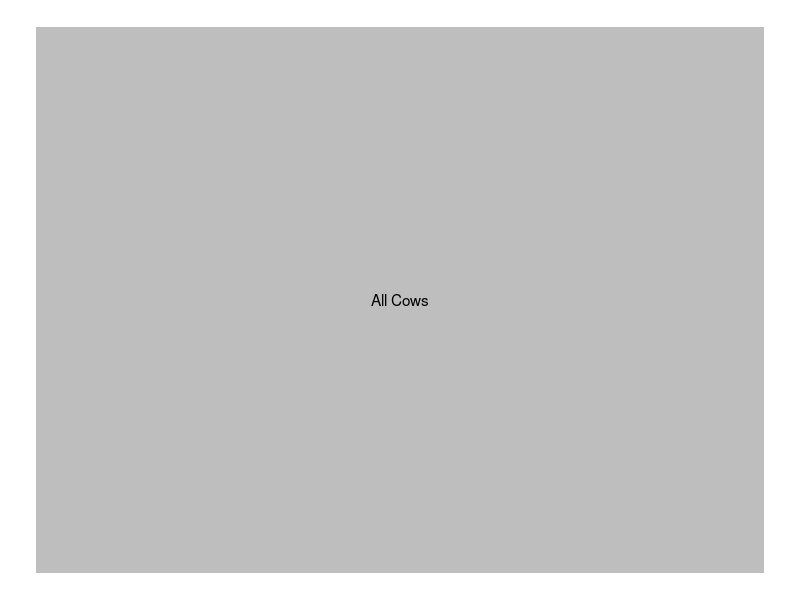
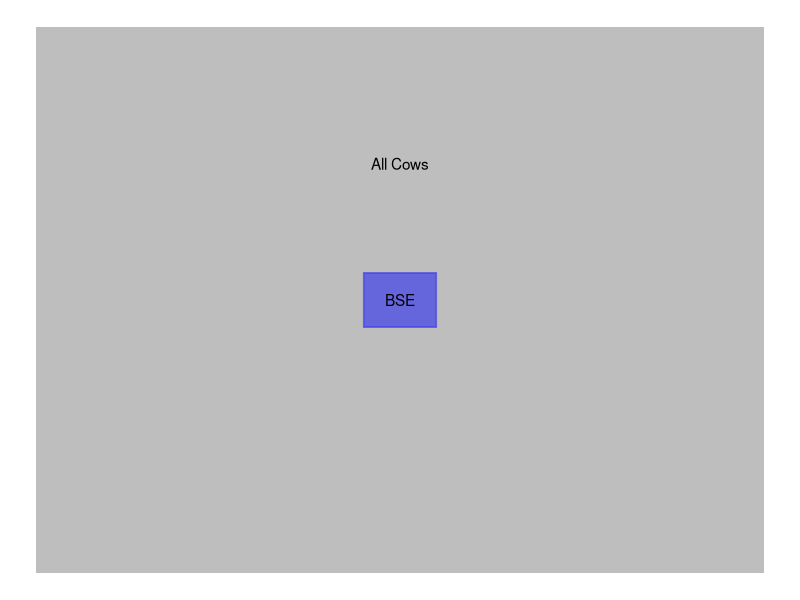
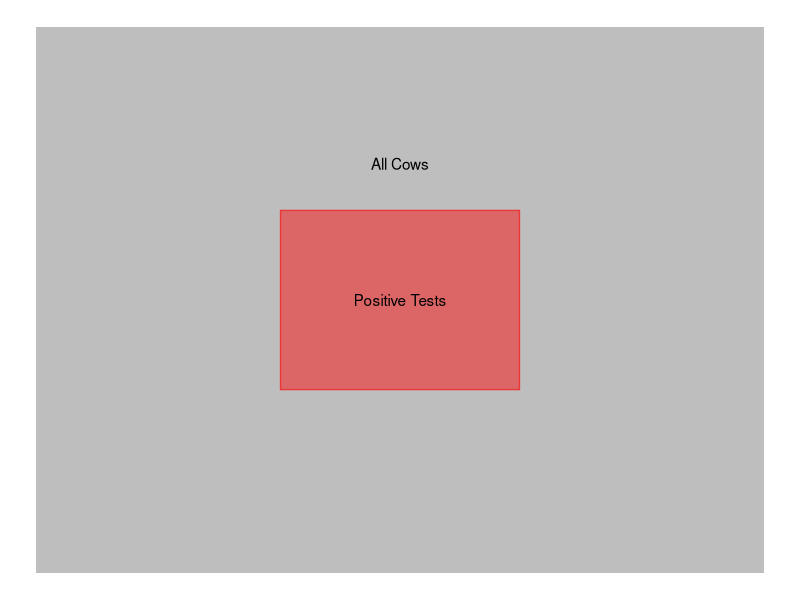
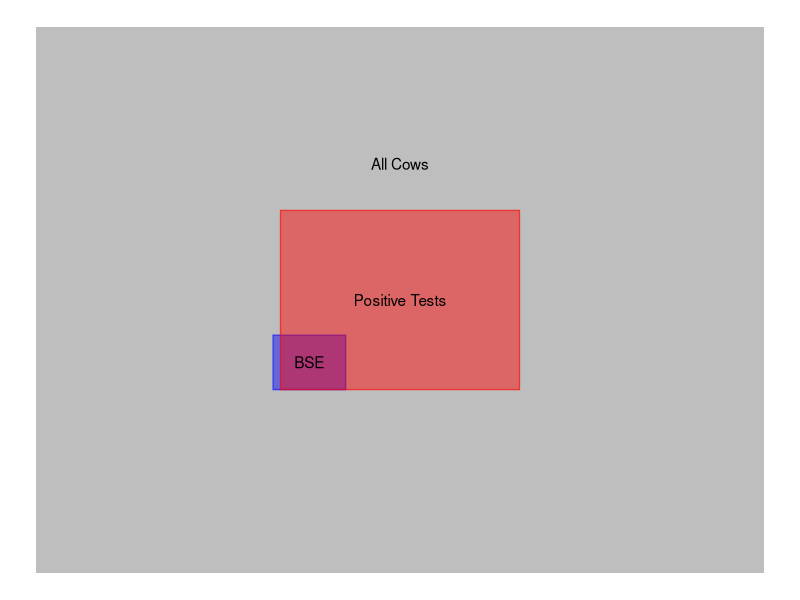
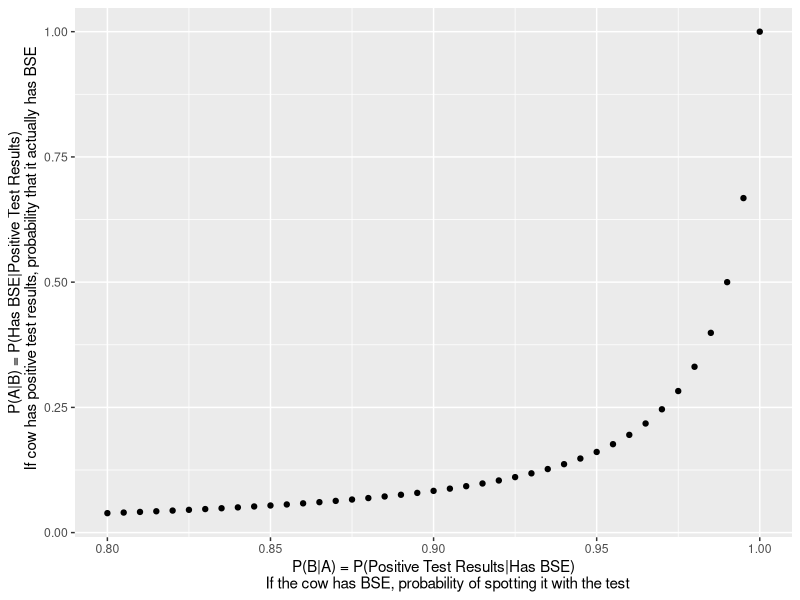
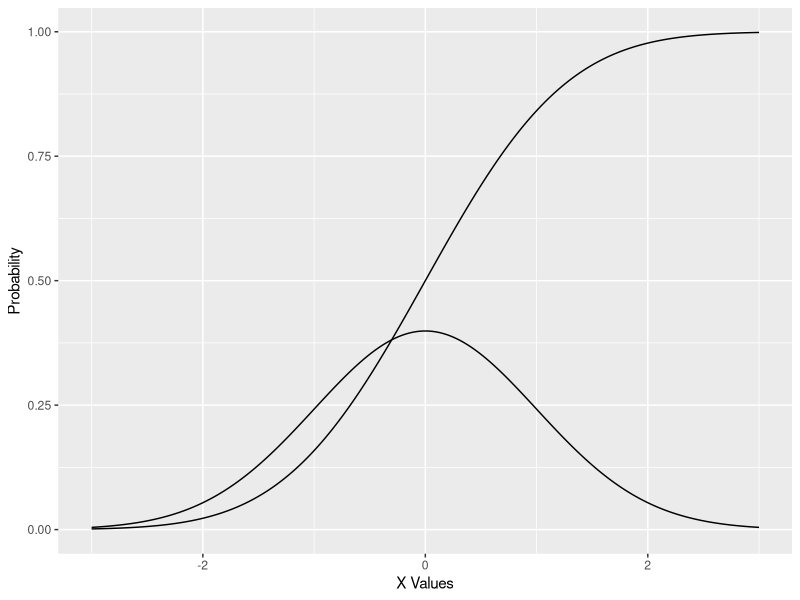
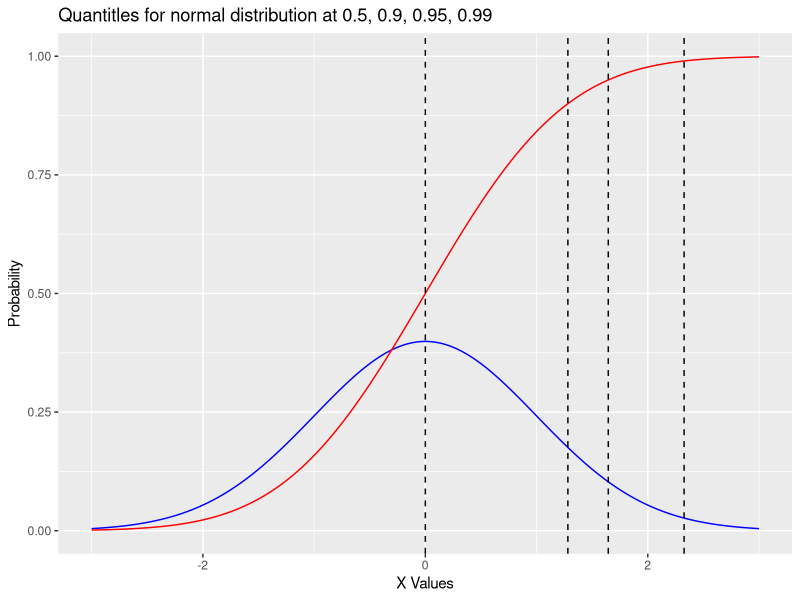
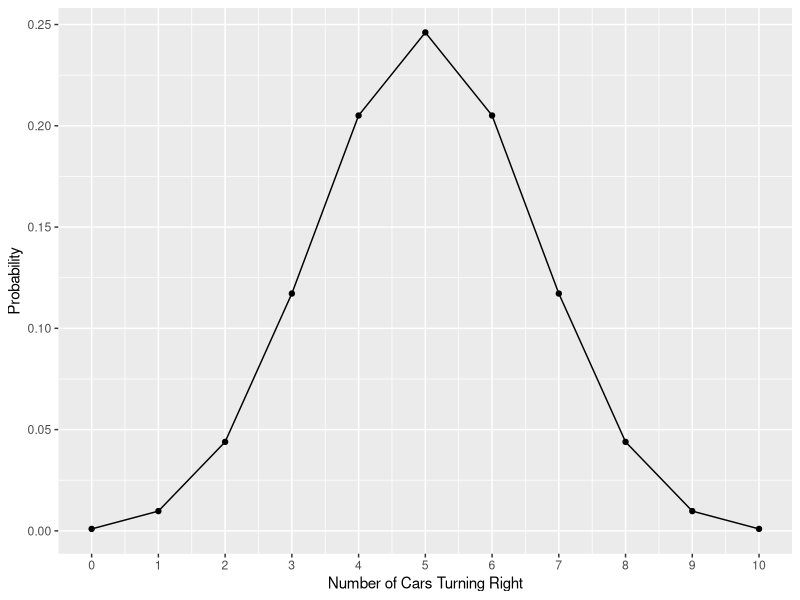

These charts were generated, in order, by the following R code:
## ---- chunk 1
knitr::opts_chunk$set(echo = TRUE)
## ---- chunk 2
library(tidyverse)
## ---- chunk 3
ggplot() + 
  geom_rect(data=data.frame(xmin=0, ymin=0, xmax=1, ymax=1), 
            aes(xmin=xmin, xmax=xmax, ymin=ymin, ymax=ymax), fill="gray") + 
  theme_void() + 
  geom_text(aes(x = 0.5, y = 0.5, label = "All Cows"))
## ---- chunk 4
offset_BSE = sqrt(0.01)

xmin_BSE = 0.5 - offset_BSE/2
ymin_BSE = 0.5 - offset_BSE/2
# cover up 0.08964

ggplot() + 
  geom_rect(data=data.frame(xmin=0, ymin=0, xmax=1, ymax=1), 
            aes(xmin=xmin, xmax=xmax, ymin=ymin, ymax=ymax), fill="gray") + 
  geom_rect(data=data.frame(xmin=xmin_BSE, ymin=ymin_BSE, 
                            xmax=xmin_BSE + offset_BSE, 
                            ymax=ymin_BSE + offset_BSE), 
            aes(xmin=xmin, xmax=xmax, ymin=ymin, ymax=ymax), color="#0000FF77", fill="#0000FF77") + 
  theme_void() + 
  geom_text(aes(x = 0.5, y = 0.75, label = "All Cows")) +
  geom_text(aes(x = xmin_BSE + offset_BSE/2, y = ymin_BSE + offset_BSE/2, label = "BSE"))
## ---- chunk 5
offset_Positive = sqrt(0.108)

xmin_Positive = 0.5 - offset_Positive/2
ymin_Positive = 0.5 - offset_Positive/2

ggplot() + 
  geom_rect(data=data.frame(xmin=0, ymin=0, xmax=1, ymax=1), 
            aes(xmin=xmin, xmax=xmax, ymin=ymin, ymax=ymax), fill="gray") + 
  geom_rect(data=data.frame(xmin=xmin_Positive, ymin=ymin_Positive, 
                            xmax=xmin_Positive + offset_Positive, 
                            ymax=ymin_Positive + offset_Positive), 
            aes(xmin=xmin, xmax=xmax, ymin=ymin, ymax=ymax), color="#FF000077", fill="#FF000077") + theme_void() + 
  geom_text(aes(x = 0.5, y = 0.75, label = "All Cows")) +
  geom_text(aes(x = 0.5, y = 0.5, label = "Positive Tests"))
## ---- chunk 6
offset_BSE = sqrt(0.01)
offset_Positive = sqrt(0.108)

xmin_Positive = 0.5 - offset_Positive/2
ymin_Positive = 0.5 - offset_Positive/2

xmin_BSE = xmin_Positive - (0.1-0.08964)
#ymin_BSE = 0.5 - offset_BSE/2
ymin_BSE = ymin_Positive
# cover up 0.08964

ggplot() + 
  geom_rect(data=data.frame(xmin=0, ymin=0, xmax=1, ymax=1), 
            aes(xmin=xmin, xmax=xmax, ymin=ymin, ymax=ymax), fill="gray") + 
  geom_rect(data=data.frame(xmin=xmin_BSE, ymin=ymin_BSE, 
                            xmax=xmin_BSE + offset_BSE, 
                            ymax=ymin_BSE + offset_BSE), 
            aes(xmin=xmin, xmax=xmax, ymin=ymin, ymax=ymax), color="#0000FF77", fill="#0000FF77") + 
  geom_rect(data=data.frame(xmin=xmin_Positive, ymin=ymin_Positive, 
                            xmax=xmin_Positive + offset_Positive, 
                            ymax=ymin_Positive + offset_Positive), 
            aes(xmin=xmin, xmax=xmax, ymin=ymin, ymax=ymax), color="#FF000077", fill="#FF000077") + theme_void() + 
  geom_text(aes(x = 0.5, y = 0.75, label = "All Cows")) +
  geom_text(aes(x = 0.5, y = 0.5, label = "Positive Tests")) + 
  geom_text(aes(x = xmin_BSE + offset_BSE/2, y = ymin_BSE + offset_BSE/2, label = "BSE"))
## ---- chunk 7
# probability has BSE
p_A = 0.01

# probability tests positive given has BSE (i.e. how accurate the test is if you have BSE)
p_B_given_A = seq(0.8,1,0.005)

# probability that the test is positive (independent of if you have BSE or not)
p_B = (p_A * p_B_given_A) +  # probability that the test is positive if you have BSE
  ((1-p_A) * (1-p_B_given_A))  # probability that the test is positive if you don't have BSE

df = data.frame(p_A = p_A,
                p_B_given_A = p_B_given_A,
                p_B = p_B)

df$p_A_given_B = (df$p_B_given_A * df$p_A) / df$p_B
## ---- chunk 8
head(df)
## ---- chunk 9
ggplot(df, aes(x=p_B_given_A, y=p_A_given_B)) + 
  geom_point() + 
  xlab("P(B|A) = P(Positive Test Results|Has BSE)
       If the cow has BSE, probability of spotting it with the test") + 
  ylab("P(A|B) = P(Has BSE|Positive Test Results)
       If cow has positive test results, probability that it actually has BSE")

## ---- chunk 10
# create a series of x values
xvals = seq(-3, 3, 0.01)

# create a data frame containing values for the density function (sampled at
# each value of xvals) and the cumulative distribution sampled at the same values

dist_data = data.frame(x=xvals, 
                       dist = dnorm(xvals),
                       cumulative_dist = pnorm(xvals))

# take a look at the data frame
head(dist_data)

# plot probability vs. cumulative probability
ggplot() + 
  geom_line(data=dist_data, aes(x=x, y=dist)) + 
  geom_line(data=dist_data, aes(x=x, y=cumulative_dist)) + 
  ylab("Probability") + 
  xlab("X Values")
## ---- chunk 11
x0 = 1

# P(x > x0)
pnorm(x0, lower.tail=FALSE)
1 - pnorm(x0, lower.tail=TRUE)

# P(x < x0)
pnorm(x0, lower.tail=TRUE)
1 - pnorm(x0, lower.tail=FALSE)
## ---- chunk 12
qnorm(p=0.8)
qunif(p=0.8, min=-1, max=1)
qbinom(p=0.8, size=10, prob=0.5) # 10 trials, 50% probability of "success" per trial
## ---- chunk 13
ggplot() + 
  geom_line(data=dist_data, aes(x=x, y=dist), colour="blue") + 
  geom_line(data=dist_data, aes(x=x, y=cumulative_dist), color="red") + 
  ylab("Probability") + 
  xlab("X Values") + 
  geom_vline(xintercept = qnorm(0.5), linetype="dashed") + 
  geom_vline(xintercept = qnorm(0.9), linetype="dashed") +
  geom_vline(xintercept = qnorm(0.95), linetype="dashed") + 
  geom_vline(xintercept = qnorm(0.99), linetype="dashed") + 
  ggtitle("Quantitles for normal distribution at 0.5, 0.9, 0.95, 0.99")
## ---- chunk 14
rnorm(10)
runif(10, min=-1, max=1)
rbinom(10, size=10, prob=0.5)
## ---- chunk 15
n = 10 # number of observations
p = 0.5 # probability

# in n observations, the number of cars that can turn right is somewhere between 0 and n
x = c(0:n)
data = data.frame(x = x, 
                  vals = dbinom(x, size=10, prob=0.5))

ggplot(data, aes(x=x, y = vals)) + 
  geom_point() + # show the discrete probabilities
  geom_line() + # connect the dots to show the distribution better
  xlab("Number of Cars Turning Right") + 
  ylab("Probability") + 
  scale_x_continuous(breaks = c(0:10)) # set up the x axis so that it shows integers instead of 0, 2.5, etc

## ---- chunk 16
dbinom(2, size=10, prob=0.5)
## ---- chunk 17
dbinom(8, size=10, prob=0.5) + 
  dbinom(9, size=10, prob=0.5) + 
  dbinom(10, size=10, prob=0.5)
## ---- chunk 18
# pass a vector of 8, 9, 10 and then sum up the probabilities
sum(dbinom(c(8:10), size=10, prob=0.5))
## ---- chunk 19
n = 1000
p = 0.5
n * p
## ---- chunk 20
var = n*p*(1-p)
sqrt(var)
## ---- chunk 21
n = 100
sqrt(n * p * (1-p))
## ---- chunk 22
dbinom(43, size=n, prob=0.5)
## ---- chunk 23
# sum up the probabilities for observing between 0 and 43 cars
sum(dbinom(c(0:43), size=n, prob=0.5))
## ---- chunk 24
x <- rnorm(100) # 100 samples from a normal distribution
qqnorm(x)
qqline(x)
## ---- chunk 25
x <- runif(100) # 100 samples from a uniform distribution
qqnorm(x)
qqline(x)
## ---- chunk 26
x <- rbinom(n=1000, size=50, prob=0.5)
## ---- chunk 27
range(x)
## ---- chunk 28
# Create a data frame for the values of x
# This results in a data frame with one column: data$x
data = as.data.frame(x)
ggplot(data, aes(x=x)) +  geom_histogram(binwidth = 1) + xlim(c(0,50))
## ---- chunk 29
qqnorm(x)
qqline(x)
## ---- chunk 30
x <- rbinom(n=1000, size=50, prob=0.9)
data = as.data.frame(x)
ggplot(data, aes(x=x)) +  geom_histogram(binwidth = 1) + xlim(c(0,50))

qqnorm(x)
qqline(x)
## ---- chunk 31
x = faithful$waiting
qqnorm(x)
qqline(x)
## ---- chunk 32
ggplot(faithful, aes(x=waiting)) + geom_histogram(binwidth=2)
## ---- chunk 33
ggplot(faithful, aes(x=eruptions, y=waiting)) + geom_point() + 
  xlab("Length of eruption (minutes)") + 
  ylab("Waiting time until next eruption (minutes)")
## ---- chunk 34
which(faithful$eruptions < 3)
## ---- chunk 35
faithful_short = faithful[which(faithful$eruptions < 3),]
faithful_long = faithful[which(faithful$eruptions >= 3),]
## ---- chunk 36
qqnorm(faithful_short$waiting)
qqline(faithful_short$waiting)
## ---- chunk 37
qqnorm(faithful_long$waiting)
qqline(faithful_long$waiting)
## ---- chunk 38
x<- rbinom(n=1000, size=500, prob=0.9); qqnorm(x);qqline(x)
